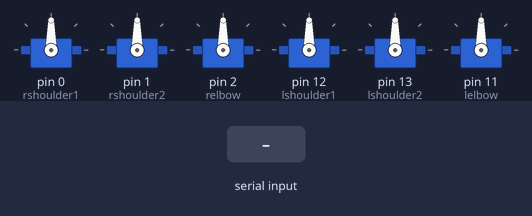
A sketch run on a simulated Arduino Uno, built with avr-gcc and run on an emulated ATmega328P. Shown: 6 × servo. The test bench sets the inputs (shaded band).

Above: at 1.2 s.
1.3 s: "90,45\n" received over Serial
At 2.6 s:
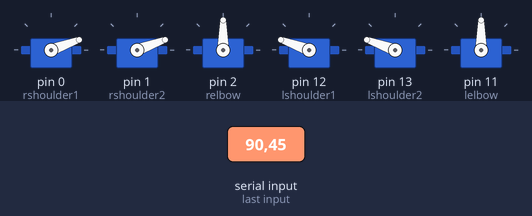
Timing chart, 0 to 4.3 s (numbered marks = the images above; inputs shaded):
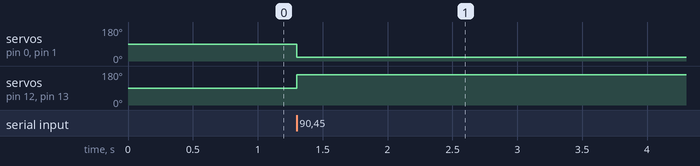

The sketch:

Servos_With_Pi_command.ino
```cpp
#include <Servo.h>

Servo rshoulder1;  // create servo object for each servo
Servo rshoulder2;
Servo relbow;

Servo lshoulder1;
Servo lshoulder2;
Servo lelbow;

void setup() {
  rshoulder1.attach(0);  // attaches the servo on pin to the servo object
  rshoulder2.attach(1);
  relbow.attach(2);

  lshoulder1.attach(12);
  lshoulder2.attach(13);
  lelbow.attach(11);

  Serial.begin(9600);
}

void loop() {
  if (Serial.available()) {   //wait for a Serial command to initiate the hug
    int shouldHug = (Serial.read() - '0');
    if (shouldHug == 1) {
        //hug
      rshoulder1.write(100);
      rshoulder2.write(100);
      lshoulder1.write(80);
      lshoulder2.write(80);

      delay(1500);

      relbow.write(160);
      lelbow.write(160);
      delay(1500);
    }
    else {
                                 //reset
      rshoulder1.write(20);
      rshoulder2.write(20);
      relbow.write(90);
      lshoulder1.write(160);
      lshoulder2.write(160);
      lelbow.write(90);
      delay(1500);
    }
  }
}
```

Measured:
- after the input at 1.3 s, servo on pin 0 (rshoulder1), servo on pin 1 (rshoulder2): 90° → 20° at once; servo on pin 12 (lshoulder1), servo on pin 13 (lshoulder2): 90° → 160° at once
